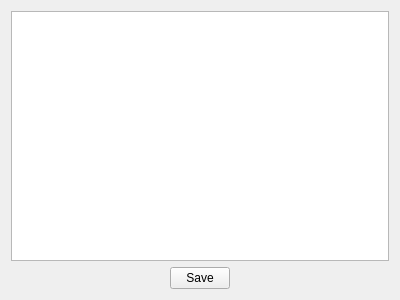
<?xml version="1.0" encoding="UTF-8"?>
<ui version="4.0">
 <class>SettingsView</class>
 <widget class="QDockWidget" name="SettingsView">
  <property name="geometry">
   <rect>
    <x>0</x>
    <y>0</y>
    <width>400</width>
    <height>300</height>
   </rect>
  </property>
  <property name="windowTitle">
   <string>SettingsView</string>
  </property>
  <widget class="QWidget" name="widget">
   <layout class="QVBoxLayout" name="verticalLayout">
    <item>
     <widget class="QPlainTextEdit" name="textSettings"/>
    </item>
    <item>
     <layout class="QHBoxLayout" name="horizontalLayout">
      <item>
       <widget class="QPushButton" name="btn_save">
        <property name="maximumSize">
         <size>
          <width>60</width>
          <height>30</height>
         </size>
        </property>
        <property name="text">
         <string>Save</string>
        </property>
       </widget>
      </item>
     </layout>
    </item>
   </layout>
  </widget>
 </widget>
 <layoutdefault spacing="6" margin="11"/>
 <resources/>
 <connections/>
</ui>
